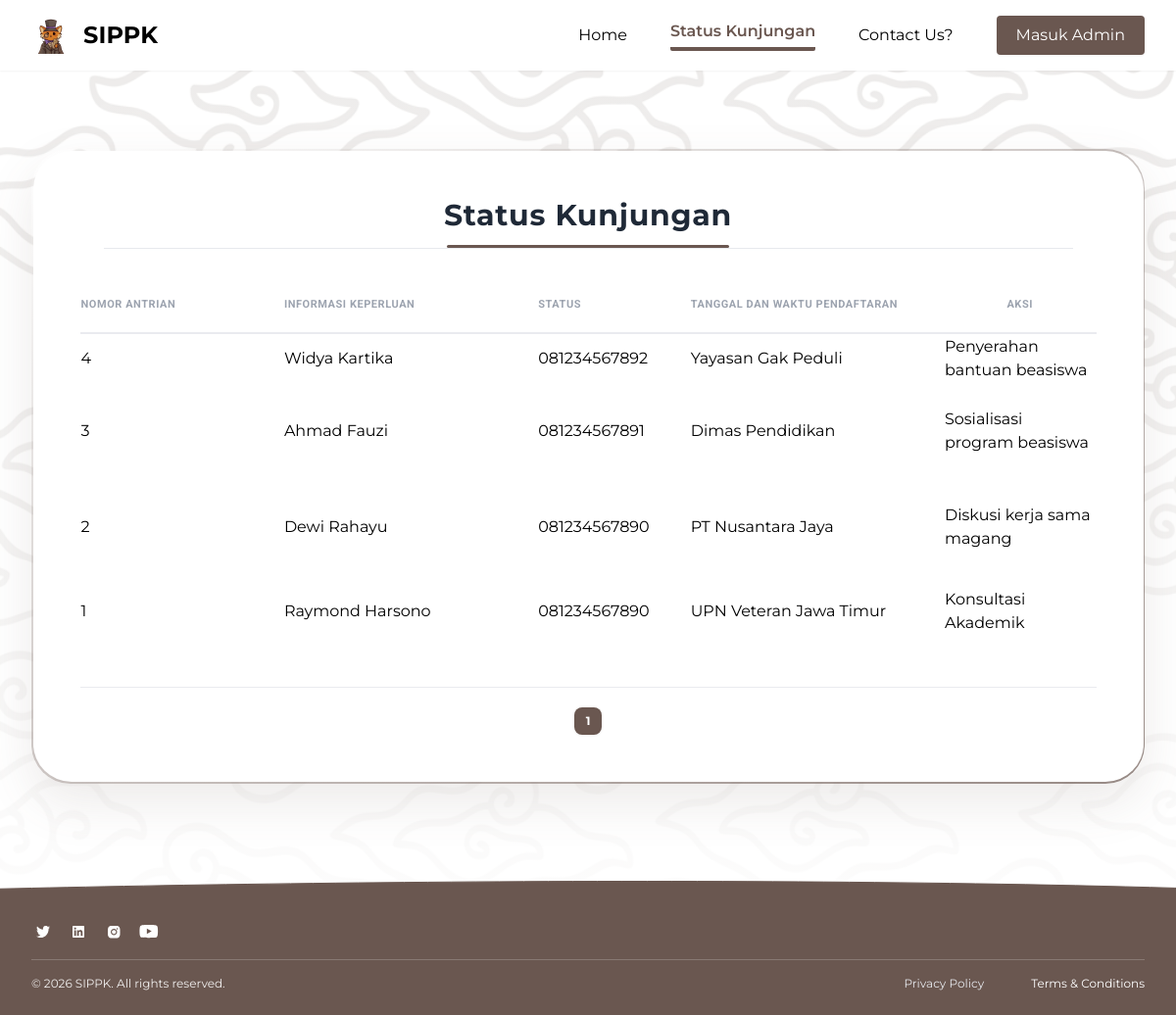
The app's page /statuskunjungan.php with its own data.
### tables this page shows
CREATE TABLE IF NOT EXISTS kunjungan (
    id INT UNSIGNED AUTO_INCREMENT PRIMARY KEY,
    nama_pengunjung VARCHAR(100) NOT NULL,
    no_telp VARCHAR(20) NOT NULL,
    instansi VARCHAR(150),
    keperluan VARCHAR(100) NOT NULL,
    tujuan TEXT NOT NULL,
    tanggal DATE NOT NULL,
    waktu_mulai TIME NOT NULL,
    waktu_selesai TIME NOT NULL,
    email VARCHAR(255) NOT NULL,
    status ENUM(
        'menunggu',
        'disetujui',
        'ditolak',
        'selesai'
    ) DEFAULT 'menunggu',
    created_at TIMESTAMP DEFAULT CURRENT_TIMESTAMP,
    updated_at TIMESTAMP DEFAULT CURRENT_TIMESTAMP
        ON UPDATE CURRENT_TIMESTAMP,
    notes TEXT NULL
);

### statuskunjungan.php (the view, shortened to what this page needs)
<?php
require_once 'config.php';
$jumlah_data_per_halaman = 10;
$halaman_aktif = isset($_GET['page'])
    ? (int) $_GET['page']
    : 1;
$total_data_query = $conn->query("
    SELECT COUNT(*) AS total
    FROM kunjungan
");
$total_data = $total_data_query
    ->fetch_assoc()['total'];
$total_halaman = ceil(
    $total_data /
    $jumlah_data_per_halaman
);
$offset =
    ($halaman_aktif - 1)
    *
    $jumlah_data_per_halaman;
$data_kunjungan = [];
$stmt = $conn->prepare("
    SELECT *
    FROM kunjungan
    ORDER BY id DESC
    LIMIT ?
    OFFSET ?
");
$stmt->bind_param(
    "ii",
    $jumlah_data_per_halaman,
    $offset
);
$stmt->execute();
$result = $stmt->get_result();
while ($row = $result->fetch_assoc()) {
    $data_kunjungan[] = $row;
}
?>
<!DOCTYPE html>
<html lang="id">
<head>
    <script src="https://cdn.tailwindcss.com"></script>
</head>
<body class="bg-white min-h-screen w-full flex flex-col font-montserrat antialiased overflow-x-hidden relative">
    <div class="absolute top-0 left-0 w-full h-full z-0 overflow-hidden pointer-events-none">
    </div>
    <nav class="relative z-30 w-full h-[72px] bg-white shadow-sm flex justify-center items-center px-4 md:px-8">
        <div class="w-full max-w-[1400px] flex justify-between items-center">
            <div class="flex items-center gap-3.5">
                <img class="w-[39px] h-[37px] object-contain" src="image/Logo.png" alt="Logo" />
                <span class="font-bold text-black text-2xl tracking-[0.10px]">SIPPK</span>
            </div>
            <div class="flex items-center gap-6 md:gap-11">
                <div class="hidden md:flex items-center gap-11 font-normal text-black text-base">
                    <a href="index.php" class="hover:text-[#6a5750] hover:font-semibold hover:border-b-4 hover:border-[#6a5750] hover:rounded-sm transition">Home</a>
                    <a href="statuskunjungan.php" class="text-[#6a5750] font-semibold border-b-4 rounded-sm border-[#6a5750] pb-1">Status Kunjungan</a>
                    <a href="contact.php" class="hover:text-[#6a5750] hover:font-semibold hover:border-b-4 hover:border-[#6a5750] hover:rounded-sm transition">Contact Us?</a>
                </div>
                <a href="adminlogin.php" class="inline-block bg-[#6a5750] hover:bg-[#574741] text-white font-normal text-base px-5 py-2 rounded transition shadow-sm">
                    Masuk Admin
                </a>
            </div>
        </div>
    </nav>
    <main class="relative z-20 w-full max-w-[1240px] mx-auto px-4 md:px-8 pt-12 md:pt-20 flex-grow flex items-center justify-center">
        <div class="w-full rounded-[40px] p-[1.5px] bg-gradient-to-tl from-[#6a5750]/70 via-[#6a5750]/35 to-transparent shadow-[0_20px_50px_rgba(106,87,80,0.12)] mb-24">
            <div class="w-full bg-white rounded-[39px] p-6 md:p-12 relative">
                <div class="w-full flex flex-col items-center mb-10 relative px-2 md:px-6">
                    <div class="text-center pb-3">
                        <h2 class="text-3xl font-bold text-gray-800 tracking-wide px-6">Status Kunjungan</h2>
                    </div>
                    <div class="w-72 h-[3px] bg-[#6a5750] rounded-full"></div>
                    <div class="w-full h-[1px] bg-gray-200/90 z-0"></div>
                </div>
                <div class="w-full flex flex-col justify-between pt-2 relative">
                    <div class="w-full overflow-x-auto custom-scroll">
                        <table class="w-full text-left border-collapse min-w-[900px] table-fixed">
                            <thead>
                                <tr class="border-b-2 border-gray-200/80">
                                    <th class="w-[20%] pb-5 text-[11px] font-bold text-gray-400 uppercase tracking-wider font-roboto">Nomor Antrian</th>
                                    <th class="w-[25%] pb-5 text-[11px] font-bold text-gray-400 uppercase tracking-wider font-roboto">Informasi Keperluan</th>
                                    <th class="w-[15%] pb-5 text-[11px] font-bold text-gray-400 uppercase tracking-wider font-roboto text-left">Status</th>
                                    <th class="w-[25%] pb-5 text-[11px] font-bold text-gray-400 uppercase tracking-wider font-roboto">Tanggal dan Waktu Pendaftaran</th>
                                    <th class="w-[15%] pb-5 text-[11px] font-bold text-gray-400 uppercase tracking-wider font-roboto text-center">Aksi</th>
                                </tr>
                            </thead>
                            <tbody>
                                <?php if (count($data_kunjungan) > 0): ?>
                                    <?php foreach ($data_kunjungan as $row): ?>
                                        <tr>
                                            <td><?= htmlspecialchars($row['id']) ?></td>
                                            <td><?= htmlspecialchars($row['nama_pengunjung']) ?></td>
                                            <td><?= htmlspecialchars($row['no_telp']) ?></td>
                                            <td><?= htmlspecialchars($row['instansi']) ?></td>
                                            <td><?= htmlspecialchars($row['keperluan']) ?></td>
                                        </tr>
                                    <?php endforeach; ?>
                                <?php endif; ?>
                            </tbody>
                        </table>
                    </div>
                    <div class="w-full flex justify-center items-center gap-2 mt-10 pt-5 border-t border-gray-200/80">
                        <?php for($i = 1; $i <= $total_halaman; $i++): ?>
                            <?php if($i == $halaman_aktif): ?>
                                <a href="?page=<?= $i; ?>" class="w-7 h-7 text-xs font-bold bg-[#6a5750] text-white rounded-lg shadow-sm flex items-center justify-center">
                                    <?= $i; ?>
                                </a>
                            <?php else: ?>
                                <a href="?page=<?= $i; ?>" class="w-7 h-7 text-xs font-semibold text-gray-600 border border-gray-200 hover:bg-gray-50 rounded-lg transition flex items-center justify-center">
                                    <?= $i; ?>
                                </a>
                            <?php endif; ?>
                        <?php endfor; ?>
                    </div>
                </div>
            </div>
        </div>
    </main>
    <footer class="relative w-full min-h-[140px] mt-auto z-10 flex flex-col justify-end overflow-hidden">
        <img class="absolute bottom-0 left-0 w-full h-[115%] object-cover z-0 pointer-events-none transform translate-y-6" src="image/vector-1.svg" alt="Footer Wave" />
        <div class="relative z-10 w-full max-w-[1200px] mx-auto px-6 md:px-8 pb-6 flex flex-col gap-4">
            <div class="flex gap-3 justify-center md:justify-start">
                <a href="#" class="hover:opacity-80 transition"><img class="w-[24px] h-[24px]" src="image/twitter-icon.svg" alt="Twitter" /></a>
                <a href="#" class="hover:opacity-80 transition"><img class="w-[24px] h-[24px]" src="image/linkedin-icon.svg" alt="Linkedin" /></a>
                <a href="#" class="hover:opacity-80 transition"><img class="w-[24px] h-[24px]" src="image/instagram-icon.svg" alt="Instagram" /></a>
                <a href="#" class="hover:opacity-80 transition"><img class="w-[24px] h-[24px]" src="image/youtube-icon.svg" alt="Youtube" /></a>
            </div>
            <div class="w-full h-[1px] bg-white opacity-20"></div>
            <div class="flex flex-col md:flex-row justify-between items-center gap-3 text-xs font-normal text-white">
                <p class="opacity-90">© 2026 SIPPK. All rights reserved.</p>
                <div class="flex gap-6 md:gap-12">
                    <a href="#" class="text-gray-200 hover:text-white transition">Privacy Policy</a>
                    <a href="#" class="text-white hover:underline transition">Terms & Conditions</a>
                </div>
            </div>
        </div>
    </footer>
</body>
</html>

### records on screen
kunjungan: id "4", nama_pengunjung "Widya Kartika", no_telp "081234567892", instansi "Yayasan Gak Peduli", keperluan "Penyerahan bantuan beasiswa"
kunjungan: id "3", nama_pengunjung "Ahmad Fauzi", no_telp "081234567891", instansi "Dimas Pendidikan", keperluan "Sosialisasi program beasiswa"
kunjungan: id "2", nama_pengunjung "Dewi Rahayu", no_telp "081234567890", instansi "PT Nusantara Jaya", keperluan "Diskusi kerja sama magang"
kunjungan: id "1", nama_pengunjung "Raymond Harsono", no_telp "081234567890", instansi "UPN Veteran Jawa Timur", keperluan "Konsultasi Akademik"
